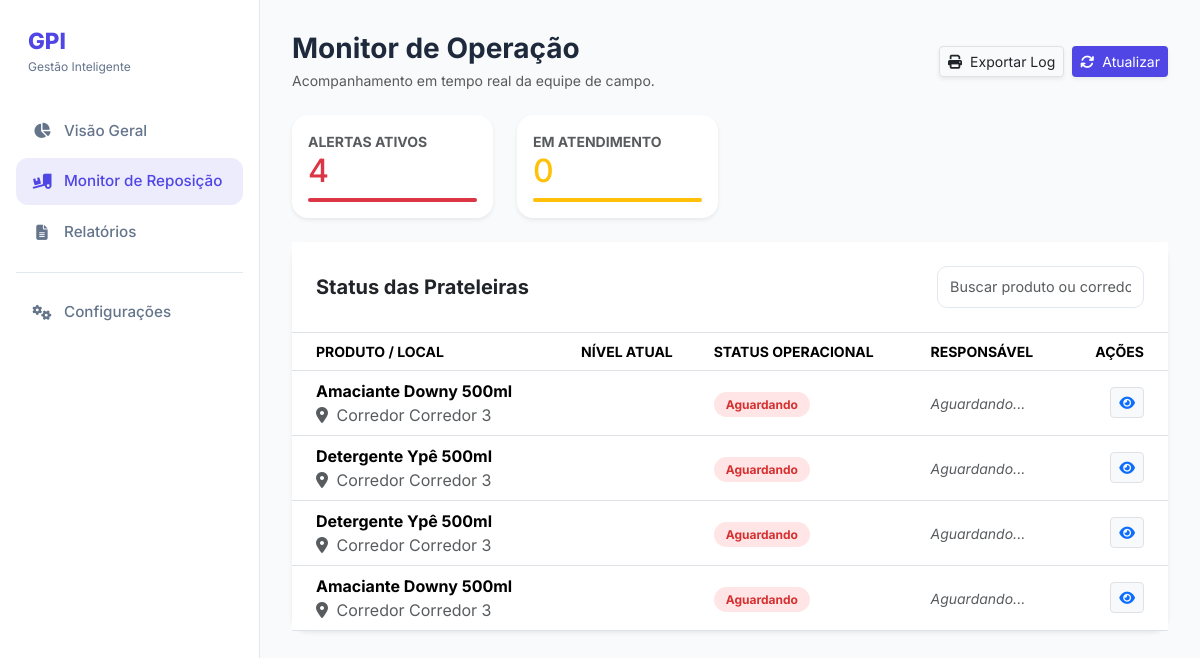
Before: /roteador.php?controller=Repositor&action=index (signed in) with the older database file.
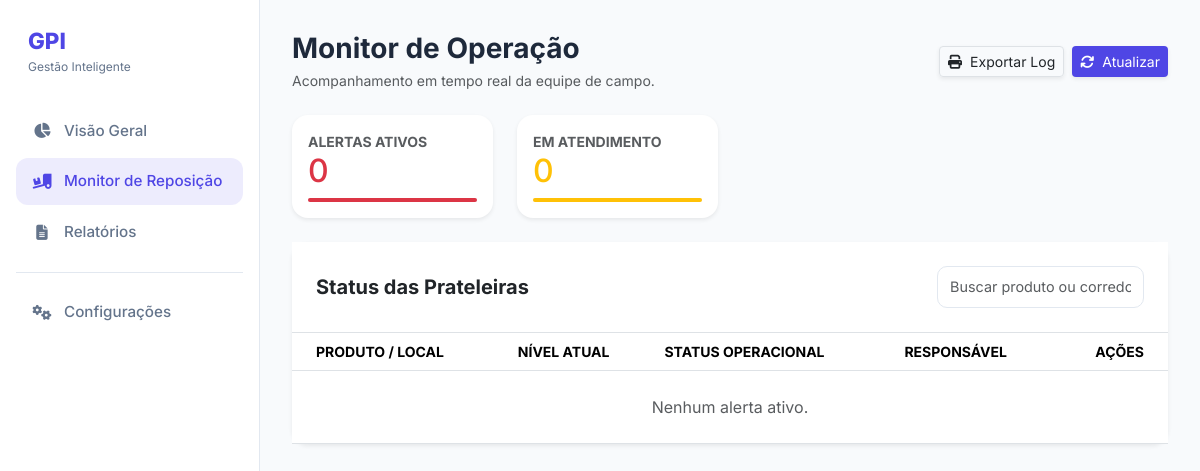
After: the same page with the newer database file.
### tables this page shows
CREATE TABLE historico_alertas (
    id INT PRIMARY KEY AUTO_INCREMENT,
    id_sensor VARCHAR(50) NOT NULL,
    quantidade_no_momento INT NOT NULL,
    data_hora_alerta DATETIME DEFAULT CURRENT_TIMESTAMP,
    data_fim DATETIME,
    status ENUM('pendente', 'em_andamento', 'resolvido') DEFAULT 'pendente',
    id_usuario_atendimento INT,
    FOREIGN KEY (id_sensor) REFERENCES sensor(id),
    FOREIGN KEY (id_usuario_atendimento) REFERENCES usuarios(id)
);

CREATE TABLE produtos (
    id INT PRIMARY KEY NOT NULL AUTO_INCREMENT,
    nome VARCHAR(120) NOT NULL,
    peso_unitario DECIMAL(10,3) NOT NULL,
    unidade_medida VARCHAR(10) DEFAULT 'un',
    id_categoria INT,
    FOREIGN KEY (id_categoria) REFERENCES categorias(id)
);

CREATE TABLE sensor (
    id VARCHAR(50) PRIMARY KEY NOT NULL,
    nome VARCHAR(120) NOT NULL,
    corredor VARCHAR(120) NOT NULL,
    lado VARCHAR(120) NOT NULL,
    peso_atual DECIMAL(10,3) NOT NULL DEFAULT 0,
    capacidade_maxima INT NOT NULL DEFAULT 20,
    minimo_reposicao INT NOT NULL DEFAULT 5,
    ultima_atualizacao DATETIME NOT NULL DEFAULT CURRENT_TIMESTAMP ON UPDATE CURRENT_TIMESTAMP,
    quantidade_atual INT NOT NULL DEFAULT 0,
    id_produto INT NOT NULL,
    status VARCHAR(20) NOT NULL,
    FOREIGN KEY (id_produto) REFERENCES produtos(id)
);

### DAO/Conexao.php (called while the page is built)
<?php
class Conexao {
    private static $instance;
    public static function getConn() {
        if (!isset(self::$instance)) {
            try {
                self::$instance = new PDO("mysql:host=localhost;port=3306;dbname=gpi;charset=utf8", "root", "");
                self::$instance->setAttribute(PDO::ATTR_ERRMODE, PDO::ERRMODE_EXCEPTION);
            } catch (PDOException $e) {
                die("Erro de conexão com o banco de dados: " . $e->getMessage());
            }
        }
        return self::$instance;
    }
}

### DAO/HistoricoAlertasDAO.php (called while the page is built, shortened)
<?php
class HistoricoAlertasDAO {
    private $conexao;
    public function __construct() {
        $this->conexao = Conexao::getConn();
    }
    public function buscarAlertasAtivos() {
    try {
        $sql = "SELECT h.*, s.corredor, s.lado, p.nome as produto_nome, c.nome as categoria_nome,
                       u.nome as nome_responsavel
                FROM historico_alertas h
                JOIN sensor s ON h.id_sensor = s.id
                JOIN produtos p ON s.id_produto = p.id
                JOIN categorias c ON p.id_categoria = c.id
                LEFT JOIN usuarios u ON h.id_usuario_atendimento = u.id
                WHERE h.status IN ('pendente', 'em_andamento')
                ORDER BY h.status DESC, h.data_hora_alerta DESC";
        $stmt = $this->conexao->prepare($sql);
        $stmt->execute();
        $alertas = [];
        while ($row = $stmt->fetch(PDO::FETCH_ASSOC)) {
            $alertas[] = $this->mapearAlerta($row);
        }
        return $alertas;
    } catch (PDOException $e) {
        throw new Exception("Erro ao buscar alertas ativos: " . $e->getMessage());
    }
}
    private function mapearAlerta($row) {
        $alerta = new Alerta();
        $alerta->setId($row['id']);
        $alerta->setQuantidadeNoMomento($row['quantidade_no_momento']);
        $alerta->setDataHoraAlerta($row['data_hora_alerta'] ?? null);
        $alerta->setStatus($row['status']);
        $alerta->setIdUsuarioAtendimento($row['id_usuario_atendimento'] ?? null);
        $alerta->setDataFim($row['data_fim'] ?? null);
        $alerta->setNomeResponsavel($row['nome_responsavel'] ?? null);
        $produto = new Produto();
        $produto->setId($row['id_produto'] ?? null);
        $produto->setNome($row['produto_nome']);
        $produto->setCategoria($row['categoria_nome']);
        $sensor = new Sensor();
        $sensor->setId($row['id_sensor']);
        $sensor->setCorredor($row['corredor']);
        $sensor->setLado($row['lado']);
        $alerta->setProduto($produto);
        $alerta->setSensor($sensor);
        return $alerta;
    }
}

### autoload.php (called while the page is built, shortened)
<?php
spl_autoload_register(function ($classe) {
    $pastas = ['controller', 'model', 'dao'];
    foreach ($pastas as $pasta) {
        $arquivo = __DIR__ . DIRECTORY_SEPARATOR . $pasta . DIRECTORY_SEPARATOR . $classe . '.php';
        if (file_exists($arquivo)) {
            return;
        }
    }
});

### model/Alerta.php (called while the page is built, shortened)
<?php
class Alerta {
    private $produto;
    private $sensor;
    private $status;
    public function setStatus($status) { $this->status = $status; }
    public function getStatus() { return $this->status; }
    public function setProduto($produto) { $this->produto = $produto; }
    public function setSensor($sensor) { $this->sensor = $sensor; }
    public function getProduto() { return $this->produto; }
    public function getCorredor() { return $this->sensor ? $this->sensor->getCorredor() : 'N/A'; }
}

### model/Produto.php (called while the page is built, shortened)
<?php
class Produto {
    private $nome;
    public function getNome() {
        return $this->nome;
    }
    public function setNome($nome) {
        $this->nome = $nome;
    }
}

### model/Sensor.php (called while the page is built, shortened)
<?php
class Sensor {
    private $corredor;
    public function getCorredor() { return $this->corredor; }
    public function setCorredor($c) { $this->corredor = $c; }
}

### view/repositor.php (the view, shortened to what the changed rows need)
<?php
$alertas = $alertas ?? [];
?>
<!DOCTYPE html>
<html lang="pt-BR">
<head>
    <link rel="stylesheet" href="https://cdnjs.cloudflare.com/ajax/libs/font-awesome/6.4.2/css/all.min.css">
    <link href="https://cdn.jsdelivr.net/npm/bootstrap@5.3.2/dist/css/bootstrap.min.css" rel="stylesheet">
    <link rel="stylesheet" href="style.css" />
</head>
<body>
    <div class="app">
        <aside class="sidebar">
            <div class="brand">
                <div class="brand-text"><span>GPI</span><small>Gestão Inteligente</small></div>
            </div>
            <nav class="menu">
                <a class="menu-item" href="roteador.php?controller=Home&action=index"><i class="fa-solid fa-chart-pie"></i> Visão Geral</a>
                <a class="menu-item active" href="roteador.php?controller=Repositor&action=index"><i class="fa-solid fa-truck-ramp-box"></i> Monitor de Reposição</a>
                <a class="menu-item" href="roteador.php?controller=Relatorio&action=index"><i class="fa-solid fa-file-lines"></i> Relatórios</a>
                <div class="menu-divider"></div>
                <a class="menu-item" href="roteador.php?controller=Gestao&action=index"><i class="fa-solid fa-gears"></i> Configurações</a>
            </nav>
        </aside>
        <main class="content">
            <header class="header mb-4 d-flex justify-content-between align-items-center">
                <div>
                    <h1 class="fw-bold h3 mb-1">Monitor de Operação</h1>
                    <p class="text-muted small mb-0">Acompanhamento em tempo real da equipe de campo.</p>
                </div>
                <div class="d-flex gap-2">
                    <button class="btn btn-white border shadow-sm btn-sm"><i class="fa-solid fa-print me-2"></i>Exportar Log</button>
                    <button class="btn btn-primary shadow-sm btn-sm" onclick="location.reload()"><i class="fa-solid fa-sync me-2"></i>Atualizar</button>
                </div>
            </header>
            <section class="row g-4 mb-4">
            <div class="col-md-3">
                <div class="card stat-card p-3 border-0 shadow-sm">
                    <small class="text-muted fw-bold">ALERTAS ATIVOS</small>
                    <h2 class="fw-800 mb-0 text-danger"><?= count($alertas) ?></h2>
                    <div class="progress mt-2" style="height: 4px;"><div class="progress-bar bg-danger" style="width: 100%"></div></div>
                </div>
            </div>
            <div class="col-md-3">
                <div class="card stat-card p-3 border-0 shadow-sm">
                    <small class="text-muted fw-bold">EM ATENDIMENTO</small>
                    <?php
                    $emAtendimento = count(array_filter($alertas, fn($a) => $a->getStatus() === 'em_andamento'));
                    ?>
                    <h2 class="fw-800 mb-0 text-warning"><?= $emAtendimento ?></h2>
                    <div class="progress mt-2" style="height: 4px;"><div class="progress-bar bg-warning" style="width: 100%"></div></div>
                </div>
            </div>
            </section>
            <section class="card border-0 shadow-sm">
                <div class="p-4 border-bottom d-flex justify-content-between align-items-center bg-white">
                    <h2 class="h5 fw-bold mb-0">Status das Prateleiras</h2>
                    <input type="text" class="form-control form-control-sm w-25" placeholder="Buscar produto ou corredor...">
                </div>
                <div class="table-responsive">
                    <table class="table table-hover align-middle mb-0">
                        <thead class="bg-light text-muted small">
                            <tr>
                                <th class="ps-4">PRODUTO / LOCAL</th>
                                <th>NÍVEL ATUAL</th>
                                <th>STATUS OPERACIONAL</th>
                                <th>RESPONSÁVEL</th>
                                <th class="text-end pe-4">AÇÕES</th>
                            </tr>
                        </thead>
                        <tbody>
                        <?php if (empty($alertas)): ?>
                            <tr><td colspan="5" class="text-center py-4 text-muted">Nenhum alerta ativo.</td></tr>
                        <?php else: ?>
                            <?php foreach ($alertas as $alerta): ?>
                            <tr>
                                <td class="ps-4">
                                    <div class="fw-bold"><?= htmlspecialchars($alerta->getProduto()->getNome()) ?></div>
                                    <div class="extra-small text-muted"><i class="fa-solid fa-location-dot me-1"></i> Corredor <?= htmlspecialchars($alerta->getCorredor()) ?></div>
                                </td>
                                <td></td>
                                <td>
                                    <?php if ($alerta->getStatus() === 'pendente'): ?>
                                        <span class="badge-status bg-pending fw-bold">Aguardando</span>
                                    <?php else: ?>
                                        <span class="badge-status bg-progress fw-bold">Em Atendimento</span>
                                    <?php endif; ?>
                                </td>
                                <td>
                                    <?php if ($alerta->getStatus() === 'pendente'): ?>
                                        <span class="text-muted small fst-italic">Aguardando...</span>
                                    <?php else: ?>
                                        <span class="fw-medium text-dark">
                                            <?= htmlspecialchars($alerta->getResponsavelNome() ?? 'Não identificado') ?>
                                        </span>
                                    <?php endif; ?>
                                </td>
                                <td class="text-end pe-4"><button class="btn btn-sm btn-light border"><i class="fa-solid fa-eye text-primary"></i></button></td>
                            </tr>
                            <?php endforeach; ?>
                        <?php endif; ?>
                    </tbody>
                    </table>
                </div>
            </section>
        </main>
    </div>
</body>
</html>

Changed rows visible on the page:
removed historico_alertas: produtos.nome "Amaciante Downy 500ml", id_sensor.corredor "Corredor 3", status "Aguardando"
removed historico_alertas: produtos.nome "Detergente Ypê 500ml", id_sensor.corredor "Corredor 3", status "Aguardando"
removed historico_alertas: produtos.nome "Detergente Ypê 500ml", id_sensor.corredor "Corredor 3", status "Aguardando"
removed historico_alertas: produtos.nome "Amaciante Downy 500ml", id_sensor.corredor "Corredor 3", status "Aguardando"
Other visible differences:
count($alertas): "4" → "0"
text now shown: "Nenhum alerta ativo."
